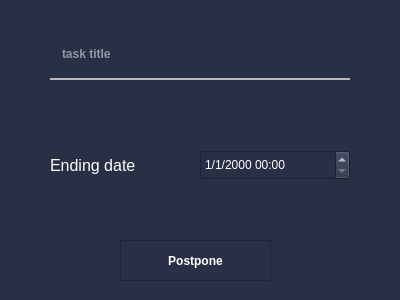
<?xml version="1.0" encoding="UTF-8"?>
<ui version="4.0">
 <class>postponeTask</class>
 <widget class="QWidget" name="postponeTask">
  <property name="geometry">
   <rect>
    <x>0</x>
    <y>0</y>
    <width>400</width>
    <height>300</height>
   </rect>
  </property>
  <property name="windowTitle">
   <string>postponeTask</string>
  </property>
  <property name="windowIcon">
   <iconset>
    <normaloff>res/progIco.png</normaloff>res/progIco.png</iconset>
  </property>
  <property name="styleSheet">
   <string notr="true">/*Copyright (c) DevSec Studio. All rights reserved.

MIT License

Permission is hereby granted, free of charge, to any person obtaining a copy
of this software and associated documentation files (the &quot;Software&quot;), to deal
in the Software without restriction, including without limitation the rights
to use, copy, modify, merge, publish, distribute, sublicense, and/or sell
copies of the Software, and to permit persons to whom the Software is
furnished to do so, subject to the following conditions:

The above copyright notice and this permission notice shall be included in all
copies or substantial portions of the Software.

THE SOFTWARE IS PROVIDED *AS IS*, WITHOUT WARRANTY OF ANY KIND, EXPRESS OR
IMPLIED, INCLUDING BUT NOT LIMITED TO THE WARRANTIES OF MERCHANTABILITY,
FITNESS FOR A PARTICULAR PURPOSE AND NONINFRINGEMENT. IN NO EVENT SHALL THE
AUTHORS OR COPYRIGHT HOLDERS BE LIABLE FOR ANY CLAIM, DAMAGES OR OTHER
LIABILITY, WHETHER IN AN ACTION OF CONTRACT, TORT OR OTHERWISE, ARISING FROM,
OUT OF OR IN CONNECTION WITH THE SOFTWARE OR THE USE OR OTHER DEALINGS IN THE SOFTWARE.
*/

/*-----QWidget-----*/
QWidget
{
	background-color: #292f45;
	color: #fff;
	border-color: #000000;

}


/*-----QLabel-----*/
QLabel
{
	background-color: #292f45;
	color: #fff;
	border-color: #000000;

}


/*-----QPushButton-----*/
QPushButton
{
	font-weight: bold;
	border-style: solid;
	border-width: 1px;
	border-color: #3D5AFA;
	padding: 10px;

}


QPushButton::hover
{
	

}


QPushButton::pressed
{
	background-color: rgb(32, 37, 54);
	color: #fff;

}


/*-----QToolButton-----*/
QToolButton
{
	background-color: #292f45;
	color: #000000;
	border-style: solid;
	border-color: #000000;

}


QToolButton::hover
{
	background-color: #fc7c11;
	color: #000000;
	padding: 2px;
	border-radius: 15px;
	border-color: #fc7c11;

}


QToolButton::pressed
{
	background-color: #fc7c11;
	color: #000000;
	border-style: solid;
	border-width: 2px;

}


/*-----QLineEdit-----*/
QLineEdit{
	background-color: #292f45;
	color: #fff;
	font-weight: bold;
	border-style: solid;
	border-width: 2px;
	border-top: 0px;
	border-left: 0px;
	border-right: 0px;
	border-color: #b9b9bb;
	padding: 10px;

}


/*-----QCheckBox-----*/
QCheckBox
{
	background-color: transparent;
	color: #b9b9bb;
	font-weight: bold;

}


QCheckBox::indicator
{
    color: #b1b1b1;
    background-color: #00111d;
    border: 1px solid #f0742f;
    width: 12px;
    height: 12px;

}


QCheckBox::indicator:checked
{
    image:url(&quot;./ressources/check.png&quot;); /*To replace*/
	background-color: #1f2b2b;
    border: 1px solid #f0742f;

}


QCheckBox::indicator:unchecked:hover
{
    border: 1px solid #f0742f;

}


QCheckBox::disabled
{
	color: #656565;

}


QCheckBox::indicator:disabled
{
	background-color: #656565;
	color: #656565;
    border: 1px solid #656565;

}
</string>
  </property>
  <widget class="QLineEdit" name="title">
   <property name="geometry">
    <rect>
     <x>50</x>
     <y>30</y>
     <width>300</width>
     <height>50</height>
    </rect>
   </property>
   <property name="styleSheet">
    <string notr="true"/>
   </property>
   <property name="placeholderText">
    <string>task title</string>
   </property>
  </widget>
  <widget class="QPushButton" name="pushButton">
   <property name="geometry">
    <rect>
     <x>120</x>
     <y>240</y>
     <width>151</width>
     <height>41</height>
    </rect>
   </property>
   <property name="styleSheet">
    <string notr="true">border-color: rgb(32, 37, 54)</string>
   </property>
   <property name="text">
    <string>Postpone</string>
   </property>
   <property name="icon">
    <iconset>
     <normaloff>res/calendar.png</normaloff>res/calendar.png</iconset>
   </property>
   <property name="iconSize">
    <size>
     <width>32</width>
     <height>32</height>
    </size>
   </property>
  </widget>
  <widget class="QDateTimeEdit" name="deadline">
   <property name="geometry">
    <rect>
     <x>200</x>
     <y>150</y>
     <width>150</width>
     <height>30</height>
    </rect>
   </property>
   <property name="displayFormat">
    <string>d/M/yyyy HH:mm</string>
   </property>
  </widget>
  <widget class="QLabel" name="label_5">
   <property name="geometry">
    <rect>
     <x>50</x>
     <y>150</y>
     <width>121</width>
     <height>31</height>
    </rect>
   </property>
   <property name="font">
    <font>
     <pointsize>12</pointsize>
    </font>
   </property>
   <property name="text">
    <string>Ending date</string>
   </property>
  </widget>
 </widget>
 <layoutdefault spacing="6" margin="11"/>
 <resources/>
 <connections/>
</ui>
